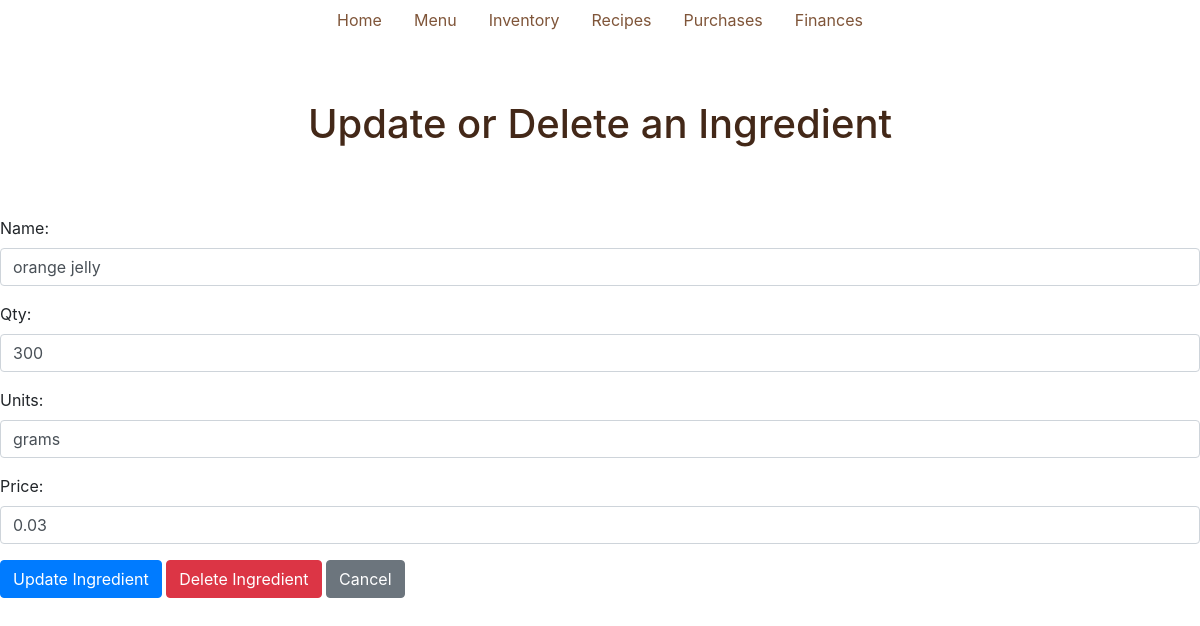
The page /update-ingredient/15/ (signed in) on the database as committed earlier.
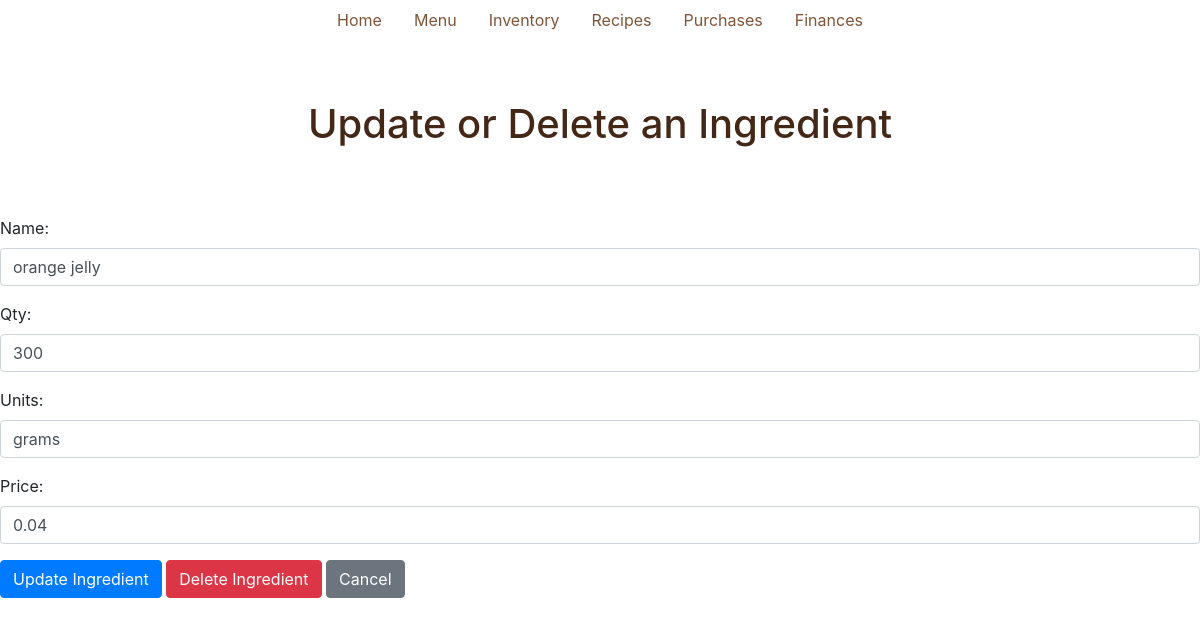
The same page on the database as committed later.
### inventory/models.py (models this page shows, shortened)
class Ingredient(models.Model):
    name = models.CharField(max_length=200)
    qty = models.PositiveIntegerField()
    units = models.CharField(max_length=200, default="unit")
    price = models.DecimalField(max_digits=10, decimal_places=2)

### inventory/views.py (the view)
# urls.py: path('update-ingredient/<int:ingredient_id>/', views.update_ingredient, name='update_ingredient'),
@user_passes_test(is_admin)
def update_ingredient(request, ingredient_id):
    ingredient = get_object_or_404(Ingredient, id=ingredient_id)
    if request.method == "POST":
        if 'update' in request.POST:
            form = updateIngredients(request.POST, instance=ingredient)
            if form.is_valid():
                form.save()
                return redirect('inventory_view')
        elif 'delete' in request.POST:
            ingredient.delete()
            return redirect('inventory_view')
    else:
        form = updateIngredients(instance=ingredient)
    return render(request, 'update-ingredient.html', {'form': form, 'inventory': ingredient})

### inventory/forms.py
class updateIngredients(forms.ModelForm):
    class Meta:
        model = Ingredient
        fields = ['name', 'qty', 'units', 'price']
        widgets = {
            'name': forms.TextInput(attrs={'class': 'form-control'}),
            'qty': forms.TextInput(attrs={'class': 'form-control'}),
            'units': forms.TextInput(attrs={'class': 'form-control'}),
            'price': forms.TextInput(attrs={'class': 'form-control'}),
        }

### inventory/views.py (called while the page is built)
def is_admin(user):
    return user.is_superuser

### inventory/templates/update-ingredient.html (shortened to what this page needs)
{% extends 'base.html' %}
{% load static %}
{% block content %}
<h1 class="page-head">Update or Delete an Ingredient</h1>
  <form method="POST">
    {{ form.as_p }}
    <button type="submit" name="update" class="btn btn-primary">Update Ingredient</button>
    <button type="submit" name="delete" class="btn btn-danger">Delete Ingredient</button>
    <a href="{% url 'inventory_view' %}" class="btn btn-secondary">Cancel</a>
  </form>
{% endblock %}

Rows that differ between the two databases and show on the page:
changed Ingredient "orange jelly": price "0.03" → "0.04"
